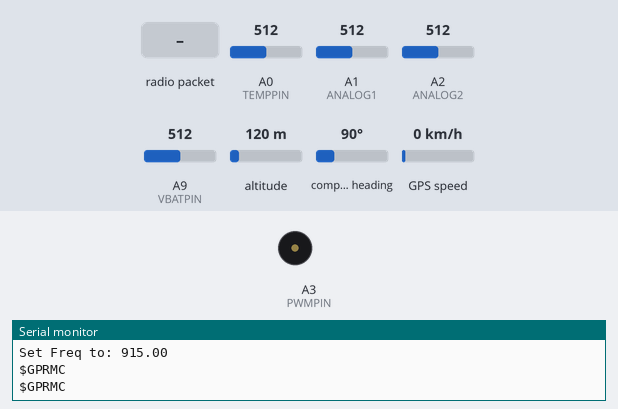
Bench run of a sketch on a simulated Arduino Mega 2560, built with avr-gcc and run on an emulated ATmega2560. Parts: buzzer (waves = sounding), the last lines printed to the serial monitor. The inputs (shaded band) are chosen by the test bench; at power-on: A0 (TEMPPIN) = 512, A1 (ANALOG1) = 512, A2 (ANALOG2) = 512, A9 (VBATPIN) = 512, altitude 120 m, compass heading 90°, GPS speed 0 km/h. The GPS gets a fix after 3 s at 37.7749, -122.4194 with 8 satellites; no radio packets arrive unless stated.

Above: at 2.3 s.
2.4 s: radio packet "1" arrives
At 5.8 s:
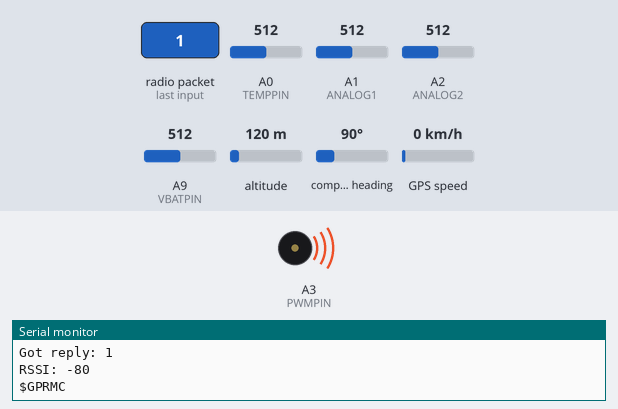
7.5 s: A0 (TEMPPIN) set to 64
10.6 s: radio packet "0" arrives
17.4 s: A1 (ANALOG1) set to 716
18.9 s: radio packet "2" arrives
25.7 s: A2 (ANALOG2) set to 716
Timing chart, 0 to 28.2 s (numbered marks = the images above; inputs shaded):
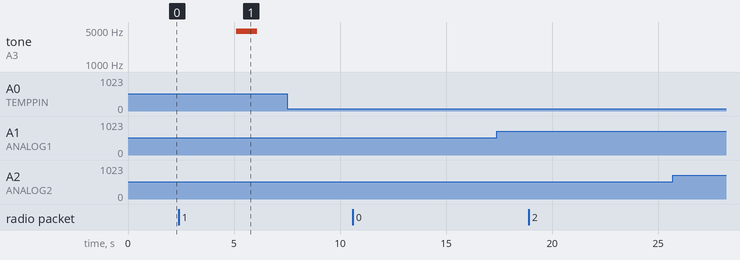

The sketch:

Beta_Transceiver.ino
```cpp
/* Include header files */
#include <Adafruit_GPS.h>
#include <SoftwareSerial.h>
#include <SPI.h>
#include <RH_RF95.h>
#include <stdlib.h>
#include <string.h>

/* RFM95 definitions */
#define RFM95_CS 8
#define RFM95_RST 4
#define RFM95_INT 7

/* Thermistor constants */
#define THERMISTORNOMINAL 10000
#define SERIESRESISTOR 150000   // Change this to the value of the series resistor if the resistor on the current PCB is changed

int16_t packetnum = 0;    // 16 bit integer to hold packets
char latBuffer[10];       // To hold latitude from GPS
char longBuffer[10];      // To hold longitude from GPS
String temp;              // To hold temperature from thermistor

/* Default constants for dummy data */
float Vbatt = 3.20;
float temperature = 70.42;

/* Pin declarations */
#define VBATPIN A9    // Pin for battery voltage
#define TEMPPIN A0    // Pin for temperature
#define PWMPIN  A3    // Pin for pulse width modulation
#define ANALOG1 A1    // Pin for analog reading 1
#define ANALOG2 A2    // Pin for analog reading 2

// Change to 434.0 or other frequency, must match RX's freq!
#define RF95_FREQ 915.0

// Singleton instance of the radio driver
RH_RF95 rf95(RFM95_CS, RFM95_INT);

// The name of the hardware serial port
#define GPSSerial Serial1

// Connect to the GPS on the hardware port
Adafruit_GPS GPS(&GPSSerial);

// Set GPSECHO to 'false' to turn off echoing the GPS data to the Serial console
// Set to 'true' if you want to debug and listen to the raw GPS sentences
#define GPSECHO false

/* Start millisecond timer for GPS */
uint32_t timer = millis();


void setup()
{
  //while (!Serial);  // uncomment to have the sketch wait until Serial is ready
  pinMode(RFM95_RST, OUTPUT);   // Set initila pin mode
  digitalWrite(RFM95_RST, HIGH);    // Set initial pin mode
  // connect at 115200 so we can read the GPS fast enough and echo without dropping chars
  // also spit it out
  Serial.begin(115200);   // Start serial at 115200 baud
  // Serial.println("Adafruit GPS library basic test!");

  // 9600 NMEA is the default baud rate for Adafruit MTK GPS's- some use 4800
  GPS.begin(9600);
  GPS.sendCommand(PMTK_SET_NMEA_OUTPUT_RMCGGA);
  // Set the update rate
  GPS.sendCommand(PMTK_SET_NMEA_UPDATE_1HZ); // 1 Hz update rate

  // Request updates on antenna status, comment out to keep quiet
  GPS.sendCommand(PGCMD_ANTENNA);
  delay(100);
  /* LoRa starts */
  digitalWrite(RFM95_RST, LOW);
  delay(10);
  digitalWrite(RFM95_RST, HIGH);    // Checking LEDs
  delay(10);
  /* Check if LoRa radio works */
  while (!rf95.init()) {
    Serial.println("LoRa radio init failed");
    while (1);
  }
  /* Otherwise, radio has initialized */
  Serial.println("LoRa radio init OK!");

  // Defaults after init are 434.0MHz, modulation GFSK_Rb250Fd250, +13dbM
  if (!rf95.setFrequency(RF95_FREQ)) {
    Serial.println("setFrequency failed");
    while (1);
  }

  /* Use this to set our own frequency */
  Serial.print("Set Freq to: "); Serial.println(RF95_FREQ);

  /* The default transmitter power is 13dBm, using PA_BOOST.
     If you are using RFM95/96/97/98 modules which uses the PA_BOOST transmitter pin, then
     you can set transmitter powers from 5 to 23 dBm */
  rf95.setTxPower(23, false);
  delay(1000);
  /* END OF LORA */

  // Ask for firmware version
  GPSSerial.println(PMTK_Q_RELEASE);
}

void loop() // run over and over again
{
  // read data from the GPS in the 'main loop'
  char c = GPS.read();
  if (GPSECHO)
    if (c) Serial.print(c);
    // if a sentence is received, we can check the checksum, parse it...

  if (GPS.newNMEAreceived())
  {
    // a tricky thing here is if we print the NMEA sentence, or data
    // we end up not listening and catching other sentences!
    // so be very wary if using OUTPUT_ALLDATA and trytng to print out data
    Serial.println(GPS.lastNMEA()); // this also sets the newNMEAreceived() flag to false
    if (!GPS.parse(GPS.lastNMEA())) // this also sets the newNMEAreceived() flag to false
      return; // we can fail to parse a sentence in which case we should just wait for another
  }
  // if millis() or timer wraps around, we'll just reset it
  if (timer > millis())
  {
    timer = millis();
  }
  // set up common variables and reading in values from analog pins
  float measuredvbat = analogRead(VBATPIN);
  float measuredtemp = analogRead(TEMPPIN);
  int16_t measureda1 = analogRead(ANALOG1);
  int16_t measureda2 = analogRead(ANALOG2);
  char radiopacket[75] = "                                                                          ";    // This is 75 spaces since it needs to hold something when initialized
  // approximately every 2 seconds or so, print out the current stats

  if (millis() - timer > 2000)
  {
    timer = millis(); // reset the timer
    if (GPS.fix)  // If GPS has a fix
    {
      dtostrf(GPS.latitudeDegrees, 10, 5, latBuffer);   // Convert the values to strings to send them over LoRa
      temp += latBuffer;    // Add latitude to what is sent
      temp += ", ";   // Add delimiter

      dtostrf(GPS.longitudeDegrees, 10, 5, longBuffer);   // Convert the values to strings to send them over LoRa
      temp += longBuffer;   // Add longitude to what is sent
      temp += ", ";   // Add delimiter

      /* Calculate human sensible value from voltage raw data */
      measuredvbat *= 2;
      measuredvbat *= 3.3;
      measuredvbat /= 1024;
      Vbatt = measuredvbat;
      temp += Vbatt;   // Add battery voltage to what is sent
      temp += ", ";    // Add delimiter

      /* Calculate human sensible value from thermistor raw data using the Steinhart equation*/
      measuredtemp = 1023/measuredtemp - 1;
      measuredtemp = SERIESRESISTOR / measuredtemp;
      float steinhart = measuredtemp / THERMISTORNOMINAL;
      steinhart = log(steinhart);
      steinhart /= 3950;                  // 3950 is the coeeficient of the thermistor
      steinhart += 1.0 / (25 + 273.15);   // 25 is the nominal temperature assumption
      steinhart = 1.0 / steinhart;
      steinhart -= 273.15;
      temperature =  steinhart;
      temp += temperature;  // Add temperature to what is sent
      temp += ", ";   // Add delimiter

      /* Calculate human sensible value from voltage reading 1 raw data */
      measureda1 *= 2;
      measureda1 *= 3.3;
      measureda1 /= 1024;
      temp += measureda1;   // Add voltage reading 1 to what is sent
      temp += ", ";   // Add delimiter

      /* Calculate human sensible value from voltage reading 2 raw data */
      measureda2 *= 2;
      measureda2 *= 3.3;
      measureda2 /= 1024;
      temp += measureda2;   // Add voltage reading 2 to what is sent
      temp += ", ";   // Add delimiter

      packetnum++;    // Increment packet count
      temp += packetnum;    // Add packet number to what is sent
      temp += ", ";   // Add delimiter

      delay(1000); // Wait 1 second between transmits, could also 'sleep' here!
      Serial.println("Transmitting..."); // Send a message to rf95_server

      /* Clear the whole readio packet using spaces */
      for (int i = 0; i < 74; i++)
      {
        radiopacket[i] = ' ';
      }

      /* Set temp into radio packet */
      for (int i = 0; i < temp.length(); i++)
      {
        radiopacket[i] = temp[i];
      }

      /* Debugging using serial monitor */
      Serial.print("Sending ");
      Serial.println(radiopacket);
      Serial.println(temp);

      /* Actually send the whole radio packet using LoRa */
      Serial.println("Sending...");
      delay(10);
      rf95.send((uint8_t *)radiopacket, 75);

      /* Wait till all the packets have been sent */
      Serial.println("Waiting for packet to complete...");
      delay(10);
      rf95.waitPacketSent();

      // Now wait for a reply
      uint8_t buf[RH_RF95_MAX_MESSAGE_LEN];
      uint8_t len = sizeof(buf);
      Serial.println("Waiting for reply...");
      if (rf95.waitAvailableTimeout(1000))
      {
      /* Receive message using LoRa for buzzer */
      if (rf95.recv(buf, &len))
      {
        // Print received information to serial to help with debugging
        Serial.print("Got reply: ");
        Serial.println((char*)buf);
        Serial.print("RSSI: ");
        Serial.println(rf95.lastRssi(), DEC);

        // Use received buf to determine whether to tone or not
        if(strcmp(buf, "1") == 0)   // This evaluate to true if the user wants the buzzer
        {
          tone(PWMPIN, 4699, 1000);   // We can set this frequency to be above a humans range of hearing
                                      // but in the range of a dogs hearing. For testing purposes the frequency has been
                                      // set lower to 4699 Hz. It plays the tone for 1000 milliseconds
        }
      }
      else
      {
        Serial.println("Receive failed");   // For debugging in serial
      }
    }
    else
    {
      Serial.println("No reply, is there a listener around?");    // If no receiving
    }
   }
 }
 temp = "";   // Reset temp to not have garbage in buffer
}
```

Measured:
- after the input at 2.4 s, tone on A3 (PWMPIN): silent → 4699 Hz after 2.7 s, → silent 1.0 s later
